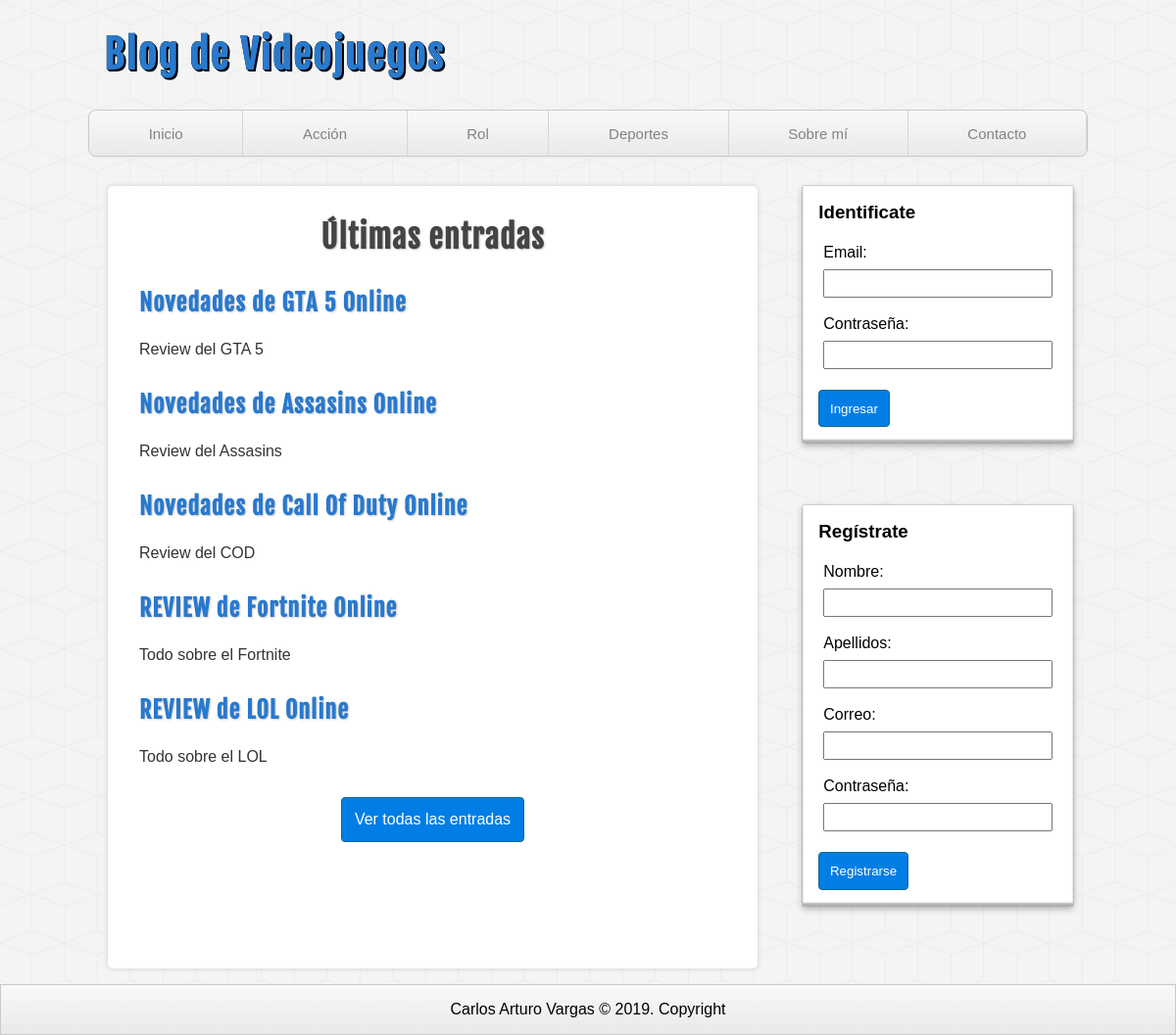
The page / on the database its author committed.
### tables this page shows
CREATE TABLE categorias(
    id          int(10) auto_increment not null,
    nombre      varchar(100) not null,
    CONSTRAINT pk_categorias PRIMARY KEY(id)
);

CREATE TABLE entradas(
    id            int(10) auto_increment not null,
    usuario_id    int(10) not null,
    categoria_id  int(10) not null,
    titulo        varchar(255) not null,
    descripcion   MEDIUMTEXT,
    fecha         date not null,

    CONSTRAINT pk_entradas PRIMARY KEY(id),
    CONSTRAINT fk_entrada_usuario FOREIGN KEY(usuario_id) REFERENCES usuarios(id),
    CONSTRAINT fk_entrada_categoria FOREIGN KEY(categoria_id) REFERENCES categorias(id)
);

### includes/helpers.php (called while the page is built, shortened)
<?php
function getCategories($connection) {
    $sql = "SELECT * FROM categorias;";
    $categorias = mysqli_query($connection, $sql);
    $result = [];
    if($categorias && mysqli_num_rows($categorias) >= 1 ) {
        $result = $categorias;
    }
    return $result;
}
function getLastEntries($connection) {
    $sql = "SELECT e.*, c.* FROM entradas e
                JOIN categorias c ON e.categoria_id = c.id ORDER BY e.fecha DESC LIMIT 5;";
    $lastEntries = mysqli_query($connection, $sql);
    $result = [];
    if($lastEntries && mysqli_num_rows($lastEntries) >= 1) {
        $result = $lastEntries;
    }
    return $result;
}

### index.php (the view, shortened to what this page needs)
<?php require_once './includes/header.php'; ?>
<main class="container">
    <section class="principal">
        <h2>Últimas entradas</h2>
        <?php
            $lastEntries = getLastEntries($connection);
            if(!empty($lastEntries)):
                while($lastEntry = mysqli_fetch_assoc($lastEntries)): ?>
                    <article class="entrada">
                        <a href="">
                            <h3 class="titulo-entrada"><?= $lastEntry['titulo'] ?></h3>
                            <p class="desc-entrada">
                                <?php
                                    echo substr($lastEntry['descripcion'], 0, 300);
                                ?>
                            </p>
                        </a>
                    </article>
        <?php   endwhile;
            endif; ?>
        <div class="ver-entradas">
            <a href="">Ver todas las entradas</a>
        </div>
    </section>
    <?php require_once './includes/aside.php'; ?>
</main>
<?php require_once './includes/footer.php'; ?>

### includes/header.php (shortened to what this page needs)
<?php require_once './includes/conexion.php'; ?>
<?php require_once './includes/helpers.php'; ?>
<!DOCTYPE html>
<html lang="es">
<head>
    <link rel="stylesheet" href="assets/css/style.css">
</head>
<body>
    <header>
        <div class="logo">
            <a href="index.php">
                <h1>Blog de Videojuegos</h1>
            </a>
        </div>
        <nav class="menu-nav">
            <ul>
                <li class="menu-item"><a class="menu-link" href="index.php">Inicio</a></li>
                <?php
                    $categorias = getCategories($connection);
                    if(!empty($categorias)):
                        while($categoria = mysqli_fetch_assoc($categorias)):  ?>
                        <li class="menu-item">
                            <a class="menu-link" href="index.php">
                                <?= $categoria['nombre'] ?>
                            </a>
                        </li>
                <?php endwhile;
                    endif; ?>
                <li class="menu-item"><a class="menu-link" href="index.php">Sobre mí</a></li>
                <li class="menu-item"><a class="menu-link" href="index.php">Contacto</a></li>
            </ul>
        </nav>
    </header>

### includes/aside.php (shortened to what this page needs)
<aside class="sidebar">
    <div class="login block-aside">
        <h3>Identificate</h3>
        <form action="login.php" method="POST">
            <div>
                <label>Email:
                    <input type="email" id="emailLogin" name="emailLogin">
                </label>
            </div>
            <div>
                <label>Contraseña:
                    <input type="password" id="passwordLogin" name="passwordLogin">
                </label>
            </div>
            <input type="submit" name='ingresar' value="Ingresar">
        </form>
    </div>
    <div class="register block-aside">
        <h3>Regístrate</h3>
        <form action="./includes/registro.php" method="POST">
            <div>
                <label>Nombre:
                    <input type="text" id="nombre" name="nombre">
                </label>
            </div>
            <div>
                <label>Apellidos:
                    <input type="text" id="apellidos" name="apellidos">
                </label>
            </div>
            <div>
                <label>Correo:
                    <input type="email" id="emailRegister" name="emailRegister">
                </label>
            </div>
            <div>
                <label>Contraseña:
                    <input type="password" id="passwordRegister" name="passwordRegister">
                </label>
            </div>
            <input type="submit" name="registrar" value="Registrarse">
        </form>
    </div>
</aside>

### includes/footer.php
<footer>
    <p>Carlos Arturo Vargas &copy; 2019. Copyright</p>
</footer>
</body>
</html>

### assets/css/style.css (style rules this page uses)
:root { --menu-height: 3rem; }
*, *::before, *::after { -webkit-box-sizing: border-box; box-sizing: border-box; text-decoration: none; margin: 0; }
body { background: url("../img/cubes.png"); font-family: sans-serif, Helvetica, Arial; }
header { width: 85%; margin: 0 auto; background: transparent; display: -webkit-box; display: -ms-flexbox; display: flex; -ms-flex-wrap: wrap; flex-wrap: wrap; }
.logo { width: 540px; height: 5rem; margin-top: 1rem; margin-bottom: 1rem; }
h1 { margin: 0; font-family: "Fajala", Helvetica; font-size: 40px; letter-spacing: 2px; color: #2979cd; text-shadow: 0 0 0 #000, 1px 1px 0 #000, 2px 2px 0 #000; -webkit-transition: 0.5s; transition: 0.5s; line-height: 5rem; margin-left: 1rem; }
.menu-nav { width: 100%; background: -webkit-gradient(linear, left top, left bottom, color-stop(0, #f9f9f9), to(#e9e9e9)); background: linear-gradient(#f9f9f9 0, #e9e9e9 100%); height: var(--menu-height); border: 1px solid #c9c9c9; border-radius: 8px; -webkit-box-shadow: 0 2px 2px #eee; box-shadow: 0 2px 2px #eee; overflow: hidden; }
.menu-nav ul { height: 100%; list-style: none; display: -webkit-box; display: -ms-flexbox; display: flex; padding-left: 0; }
.menu-item { border-right: 1px solid #d6d6d6; -webkit-box-flex: 1; -ms-flex: auto; flex: auto; }
.menu-link { display: -webkit-box; display: -ms-flexbox; display: flex; -webkit-box-pack: center; -ms-flex-pack: center; justify-content: center; -webkit-box-align: center; -ms-flex-align: center; align-items: center; padding-left: 1em; padding-right: 1em; height: 100%; -webkit-transition: all 0.5s; transition: all 0.5s; font-size: 15px; color: #838282; }
.container { width: 85%; margin: 0 auto; margin-top: 30px; background: transparent; display: -webkit-box; display: -ms-flexbox; display: flex; -webkit-box-pack: justify; -ms-flex-pack: justify; justify-content: space-between; }
.principal { width: 65%; background: #fff; border-radius: 5px; padding: 2rem; -webkit-box-shadow: 0 0 5px #ccc; box-shadow: 0 0 5px #ccc; margin-left: 20px; }
.principal h2 { font-family: 'Fajala'; font-size: 2em; letter-spacing: 1px; text-shadow: 1px 1px 2px #ccc; color: #444; text-align: center; }
.sidebar { width: 30%; }
.entrada { margin-top: 2rem; }
.titulo-entrada { font-size: 1.5em; font-family: 'Fajala'; letter-spacing: 1px; text-shadow: 1px 1px 2px #ccc; color: #2979CD; margin-bottom: 1em; }
.desc-entrada { color: #333; }
.ver-entradas { display: -webkit-box; display: -ms-flexbox; display: flex; }
.ver-entradas a { border: 1px solid #156785; border-radius: 4px; background: #007ee5; padding: 0.8em; color: #fff; margin: 2rem auto; }
.block-aside { width: 90%; margin: 4rem auto; background: #fff; padding: 1rem; -webkit-box-shadow: 0 0 1px rgba(0, 0, 0, 0.3), 0 3px 7px rgba(0, 0, 0, 0.3), 0 0 1px rgba(0, 0, 0, 0.3), 0 -3px 2px rgba(0, 0, 0, 0.3) inset; box-shadow: 0 0 1px rgba(0, 0, 0, 0.3), 0 3px 7px rgba(0, 0, 0, 0.3), 0 0 1px rgba(0, 0, 0, 0.3), 0 -3px 2px rgba(0, 0, 0, 0.3) inset; }
.block-aside form { margin-top: 1rem; }
.login { margin-top: 0; }
label, input[type="text"], input[type="password"], input[type="email"] { display: block; width: 100%; margin-top: 0.5rem; padding: 5px; }
input[type="submit"], input[type="button"], [class$="button"] { margin-top: 1rem; border: 1px solid #156785; border-radius: 4px; background: #007ee5; padding: 0.8em; color: #fff; cursor: pointer; }
footer { margin: 1rem auto; margin-bottom: 0; padding: 1em; border: 1px solid #c9c9c9; text-align: center; background: -webkit-gradient(linear, left top, left bottom, color-stop(0, #f9f9f9), to(#e9e9e9)); background: linear-gradient(#f9f9f9 0, #e9e9e9 100%); }

### rows shown on the page
categorias: nombre "Acción"
categorias: nombre "Rol"
categorias: nombre "Deportes"
entradas: titulo "Novedades de GTA 5 Online", descripcion "Review del GTA 5"
entradas: titulo "Novedades de Assasins Online", descripcion "Review del Assasins"
entradas: titulo "Novedades de Call Of Duty Online", descripcion "Review del COD"
entradas: titulo "REVIEW de Fortnite Online", descripcion "Todo sobre el Fortnite"
entradas: titulo "REVIEW de LOL Online", descripcion "Todo sobre el LOL"
